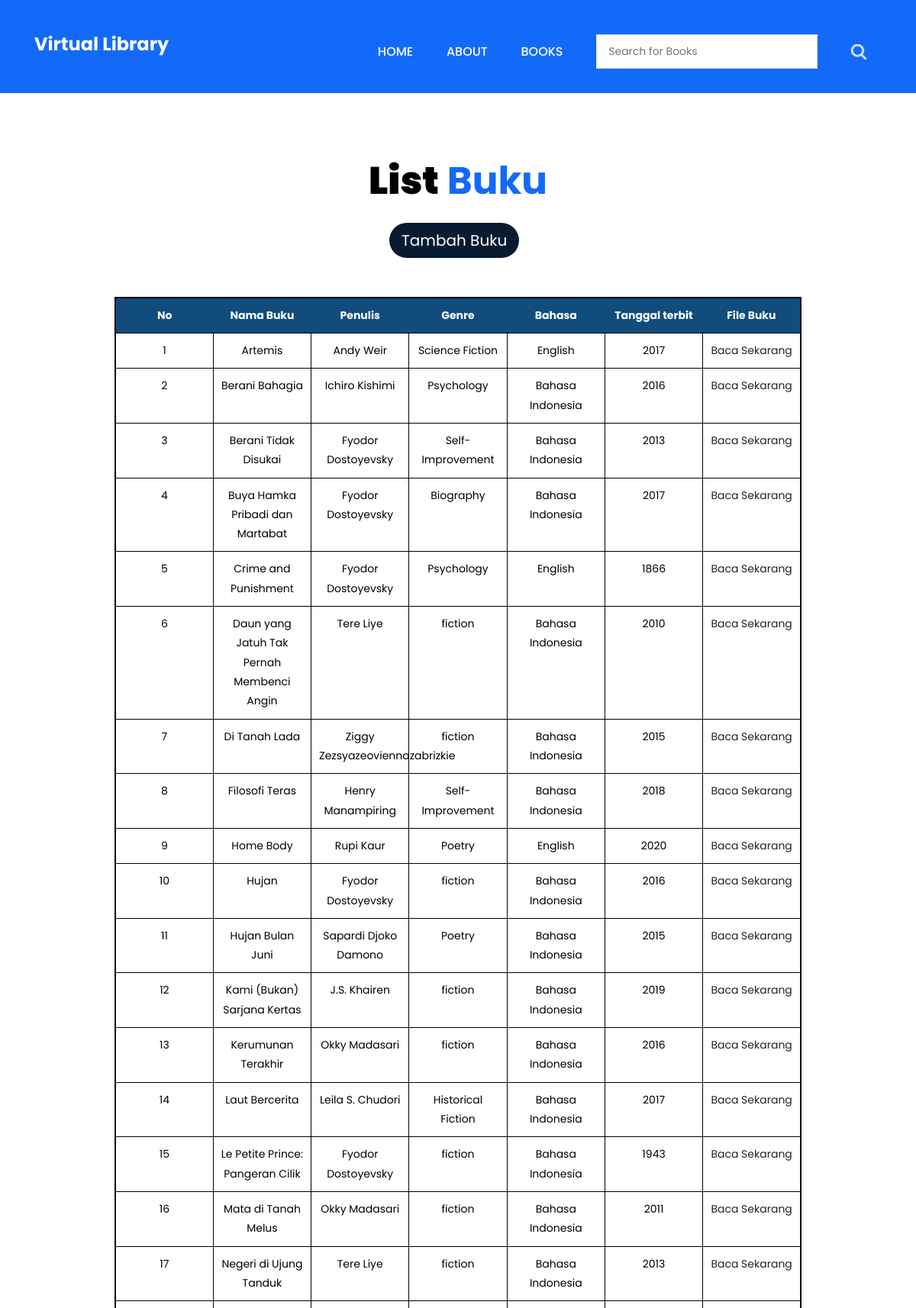
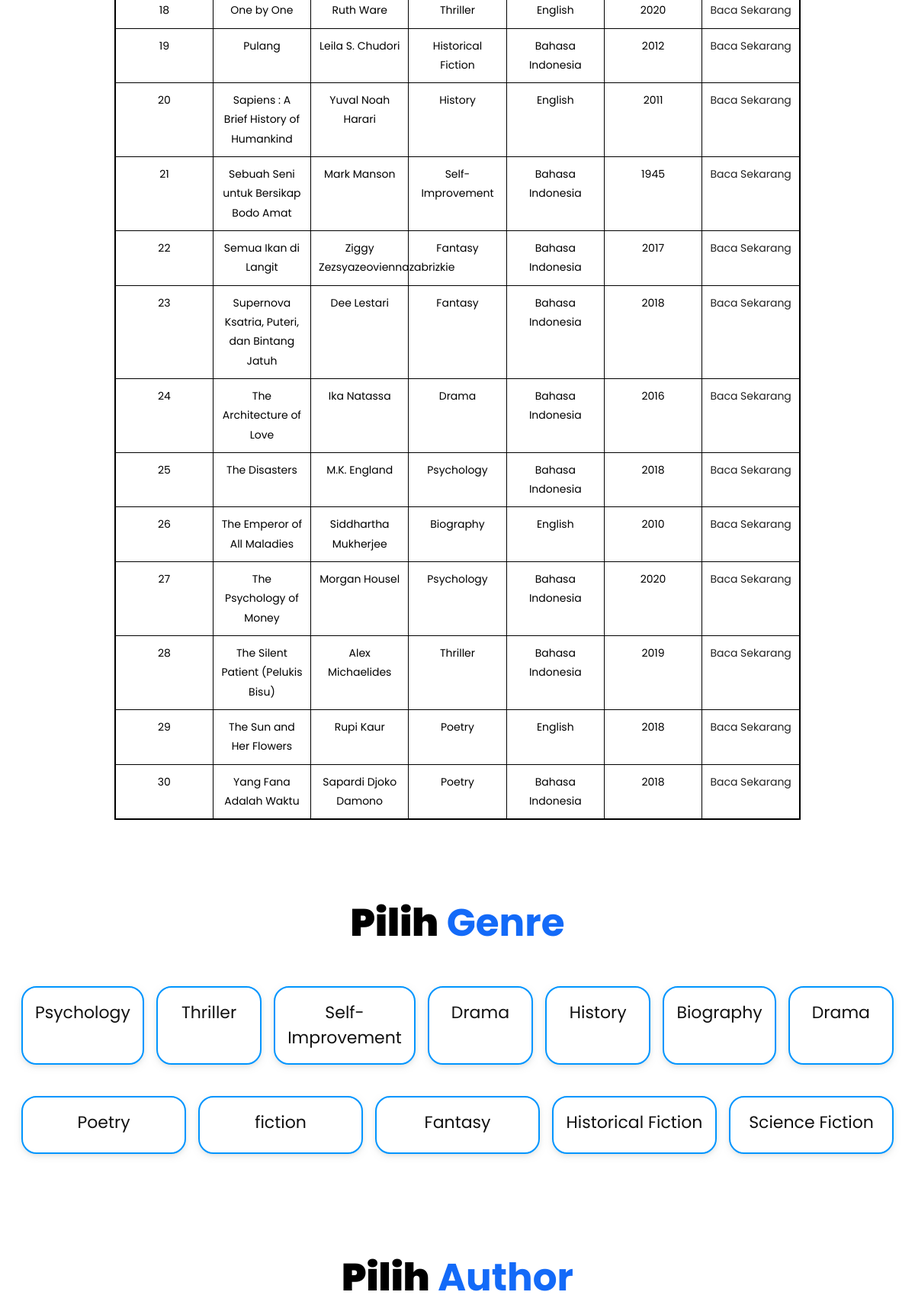
The page /books.php (upper part) on the database its author committed (2 pictures, top to bottom).
### tables this page shows
CREATE TABLE `t_books` (
  `book_id` int(11) NOT NULL,
  `book_name` varchar(255) NOT NULL,
  `book_author` int(11) NOT NULL,
  `book_lang` int(11) NOT NULL,
  `book_desc` varchar(255) DEFAULT NULL,
  `book_genre` varchar(255) NOT NULL,
  `book_cover` blob NOT NULL,
  `book_file` blob NOT NULL,
  `book_year` int(11) NOT NULL
);

CREATE TABLE `t_bookauthor` (
  `author_id` int(11) NOT NULL,
  `author_name` varchar(255) NOT NULL,
  `author_desc` varchar(255) DEFAULT ''
);

CREATE TABLE `t_bookgenre` (
  `genre_id` int(11) NOT NULL,
  `genre_name` varchar(255) NOT NULL DEFAULT ''
);

CREATE TABLE `t_booklang` (
  `language_id` int(11) NOT NULL,
  `language_name` varchar(255) NOT NULL DEFAULT ''
);

### models/function.php (called while the page is built, shortened)
<?php
include('config.php');
function readBooks(){
    global $conn;
    $query =
    "SELECT b.book_id, b.book_name, b.book_cover, ba.author_name, bl.language_name, b.book_desc, b.book_year, bg.genre_name
    FROM t_books b
    JOIN t_bookauthor ba ON b.book_author = ba.author_id
    JOIN t_booklang bl ON b.book_lang = bl.language_id
    JOIN t_bookgenre bg ON b.book_genre = bg.genre_id
    ORDER BY b.book_name ASC";
    $result = mysqli_query($conn, $query);
    return $result;
}
function readGenre(){
    global $conn;
    $query = "SELECT * from t_bookgenre";
    $result = mysqli_query($conn, $query);
    return $result;
}
?>

### books.php (the view, shortened to what this page needs)
<?php
include('models/function.php');
$genre = readGenre();
if(isset($_GET['genre'])){
   $id = $_GET['genre'];
   $bookList = genreSearch($id);
}else if(isset($_GET['author'])){
   $id = $_GET['author'];
   $bookList = authorSearch($id);
}else if(isset($_GET['language'])){
   $id = $_GET['language'];
   $bookList = languageSearch($id);
}else if(isset($_GET['search'])){
   $string = $_GET['search'];
   $bookList = searchBook($string);
}
else{
   $bookList = readBooks();
}
?>
<!DOCTYPE html>
<html lang="en">
   <head>
      <link rel="stylesheet" href="css/bootstrap.min.css">
      <link rel="stylesheet" href="css/style.css">
      <link rel="stylesheet" href="css/responsive.css">
      <link rel="stylesheet" href="css/jquery.mCustomScrollbar.min.css">
      <link rel="stylesheet" href="https://netdna.bootstrapcdn.com/font-awesome/4.0.3/css/font-awesome.css">
      <link rel="stylesheet" href="css/owl.carousel.min.css">
      <link rel="stylesheet" href="css/owl.theme.default.min.css">
      <link rel="stylesheet" href="https://cdnjs.cloudflare.com/ajax/libs/fancybox/2.1.5/jquery.fancybox.min.css" media="screen">
   </head>
   <body class="main-layout product_pagr">
      <header class="section">
        <div class="header_main">
         <div class="header_main">
            <div class="container">
               <div class="row">
                  <div class="col-xl-3 col-lg-3 col-md-3 col-sm-3 col logo_section">
                     <div class="full">
                        <div class="center-desk">
                        <div class="logo"> <a href="home.php"><h1><strong class="color">Virtual Library</strong></h1></a> </div>
                        </div>
                     </div>
                  </div>
                  <div class="col-xl-9 col-lg-9 col-md-9 col-sm-9">
                     <div class="menu-area">
                        <div class="limit-box">
                           <nav class="main-menu">
                              <ul class="menu-area-main">
                                 <li> <a href="home.php">Home</a> </li>
                                 <li> <a href="about.php">About</a> </li>
                                 <li><a href="books.php">Books</a></li>
                                 <li>
                                   <div class="header-search">
                                     <input type="text" placeholder="Search for Books" id="searchInput">
                                   </div>
                                 </li>
                                 <li class="last">
                                   <a href="#" id="searchButton">
                                     <img src="images/search_icon.png" alt="icon"/>
                                   </a>
                                 </li>
                              </ul>
                           </nav>
                        </div>
                     </div>
                  </div>
               </div>
            </div>
         </div>
        </div>
      </header>
      <div id="plant" class="section  product">
         <div class="container">
            <div class="row">
               <div class="col-md-12 ">
                  <div class="titlepage" style="padding: 0px 0px 10px;">
                     <center><h2><strong class="black"> List</strong>  Buku</h2></center>
                  </div>
               </div>
            </div>
         </div>
      </div>
      <center><a class="btn btn-lg btn-primary" size="50% 50% " href="bookCreate.php">Tambah Buku</a></center>
      <br><br>
		<center><table>
         <tr>
            <th>No</th>
            <th>Nama Buku</th>
            <th>Penulis</th>
            <th>Genre</th>
            <th>Bahasa</th>
            <th>Tanggal terbit</th>
            <th>File Buku</th>
         </tr>
         <?php
         $index = 1;
         foreach ($bookList as $book){?>
			<tr>
				<td><?=$index?></td>
				<td><?=$book['book_name']?></td>
				<td><?=$book['author_name']?></td>
				<td><?=$book['genre_name']?></td>
				<td><?=$book['language_name']?></td>
				<td><?=$book['book_year']?></td>
				<td><a href="book_detail.php?book_id=<?=$book['book_id']?>">Baca Sekarang</a></td>
			</tr>
         <?php $index++; } ?>
		</table></center>
      <div id="plant" class="section  product">
         <div class="container">
            <div class="row">
               <div class="col-md-12 ">
                  <div class="titlepage" style="padding: 0px 0px 10px;">
                     <center><h2><strong class="black"> Pilih</strong>  Genre</h2></center>
                  </div>
               </div>
            </div>
         </div>
      </div>
      <div id="plant" class="section  product" style="padding:20px">
      <section id="produk">
      <?php foreach ($genre as $g) { ?>
        <a href="books.php?genre=<?=$g['genre_id']?>" class="voucher">
          <label for="<?=$g['genre_name']?>">
            <h2 class="nama_produk"><?=$g['genre_name']?></h2>
          </label>
        </a>
      <?php } ?>
      </section>
      </div>
      <div id="plant" class="section  product">
         <div class="container">
            <div class="row">
               <div class="col-md-12 ">
                  <div class="titlepage" style="padding: 0px 0px 10px;">
                     <center><h2><strong class="black"> Pilih</strong>  Author</h2></center>
                  </div>
               </div>
            </div>
         </div>
      </div>
</body>
</html>

### css/style.css (style rules this page uses)
* { box-sizing: border-box !important; transition: ease all 0.5s; }
html { scroll-behavior: smooth; }
body { color: #666666; font-size: 14px; font-family: poppins; line-height: 1.80857; font-weight: normal; overflow-x: hidden; }
a { color: #1f1f1f; text-decoration: none !important; outline: none !important; -webkit-transition: all .3s ease-in-out; -moz-transition: all .3s ease-in-out; -ms-transition: all .3s ease-in-out; -o-transition: all .3s ease-in-out; transition: all .3s ease-in-out; }
h1, h2, h3, h4, h5, h6 { letter-spacing: 0; font-weight: normal; position: relative; padding: 0 0 10px 0; font-weight: normal; line-height: normal; color: #111111; margin: 0 }
h1 { font-size: 24px }
h2 { font-size: 22px }
*, *::after, *::before { -webkit-box-sizing: border-box; -moz-box-sizing: border-box; box-sizing: border-box; }
ul, li, ol { margin: 0px; padding: 0px; list-style: none; }
a { color: #222222; text-decoration: none; outline: none !important; }
a, .btn { text-decoration: none !important; outline: none !important; -webkit-transition: all .3s ease-in-out; -moz-transition: all .3s ease-in-out; -ms-transition: all .3s ease-in-out; -o-transition: all .3s ease-in-out; transition: all .3s ease-in-out; }
img { max-width: 100%; height: auto; }
.full { float: left; width: 100%; }
.full { width: 100%; float: left; margin: 0; padding: 0; }
.logo { float: left; position: relative; }
nav.main-menu { float: right; margin-left: 0; }
.header-search { padding: 5px 20px 22px; }
.header-search input { width: 100%; min-height: 45px; border-radius: 0px; border: none; padding-left: 15px; border: 1px solid #e0e7ed; }
.main-menu { text-align: center; }
.main-menu ul { margin: 0; list-style-type: none; margin-bottom: 10px; }
.main-menu ul>li { display: inline-block; position: relative; }
.main-menu ul>li a { line-height: 20px; font-size: 16px; display: block; font-weight: 500; color: #ffffff; padding: 22px 20px; text-transform: uppercase; }
.main-menu ul li:first-child { margin-left: 0; }
.main-menu ul>li { position: inherit; display: inline-block; vertical-align: middle; }
.color { color: #fff; }
.btn-primary { background: #081b30; border: indianred; max-width: 170px; width: 100%; margin-right: 10px; border-radius: 25px; }
.titlepage { padding-bottom: 50px; }
.titlepage h2 { padding: 0px 0px 0px 0px; font-size: 50px; font-weight: bold; color: #136af8; line-height: 50px; position: relative; margin-bottom: 20px; }
.section { float: left; width: 100%; }
.header_main { width: 100%; float: left; background-color: #136af8; padding-top: 20px; }
.product { padding-top: 90px; }
.product .titlepage h2 { color: #136af8; }
.black { color: #000; }
.main-menu ul > li a { padding-top: 5px; }
table { width: 75%; border-collapse: collapse; border-spacing: 0; border: 2px solid #000000; border-color: #000000; margin-bottom: 20px; table-layout: fixed; }
th { font-weight: bold; text-align: center; border-bottom: 1px solid #000000; padding: 10px; font-size: 14px; color: #ffffff; background-color: #114c7d; }
td { border-bottom: 1px solid #000000; padding: 10px; font-size: 14px; color: #000000; background-color: #ffffff; vertical-align: top; border-right: 1px solid #000000; text-align: center; }
#produk { display: flex; flex-flow: row wrap; }
#produk > .voucher { flex: 1; padding: 0.5rem; }
#produk label { height: 80%; display: block; background: white; border: 2px solid rgb(0, 149, 255); border-radius: 20px; padding: 1rem; margin-bottom: 1rem; text-align: center; box-shadow: 0px 3px 10px -2px hsla(150, 5%, 65%, 0.5); position: relative; }

### rows shown on the page
t_books: book_name "Artemis", book_author.author_name "Andy Weir", t_bookgenre.genre_name "Science Fiction", book_lang.language_name "English", book_year "2017"
t_books: book_name "Berani Bahagia", book_author.author_name "Ichiro Kishimi", t_bookgenre.genre_name "Psychology", book_lang.language_name "Bahasa Indonesia", book_year "2016"
t_books: book_name "Berani Tidak Disukai", book_author.author_name "Fyodor Dostoyevsky", t_bookgenre.genre_name "Self-Improvement", book_lang.language_name "Bahasa Indonesia", book_year "2013"
t_books: book_name "Buya Hamka Pribadi dan Martabat", book_author.author_name "Fyodor Dostoyevsky", t_bookgenre.genre_name "Biography", book_lang.language_name "Bahasa Indonesia", book_year "2017"
t_books: book_name "Crime and Punishment", book_author.author_name "Fyodor Dostoyevsky", t_bookgenre.genre_name "Psychology", book_lang.language_name "English", book_year "1866"
t_books: book_name "Daun yang Jatuh Tak Pernah Membenci Angin", book_author.author_name "Tere Liye", t_bookgenre.genre_name "fiction", book_lang.language_name "Bahasa Indonesia", book_year "2010"
t_books: book_name "Di Tanah Lada", book_author.author_name "Ziggy Zezsyazeoviennazabrizkie", t_bookgenre.genre_name "fiction", book_lang.language_name "Bahasa Indonesia", book_year "2015"
t_books: book_name "Filosofi Teras", book_author.author_name "Henry Manampiring", t_bookgenre.genre_name "Self-Improvement", book_lang.language_name "Bahasa Indonesia", book_year "2018"
t_books: book_name "Home Body", book_author.author_name "Rupi Kaur", t_bookgenre.genre_name "Poetry", book_lang.language_name "English", book_year "2020"
t_books: book_name "Hujan", book_author.author_name "Fyodor Dostoyevsky", t_bookgenre.genre_name "fiction", book_lang.language_name "Bahasa Indonesia", book_year "2016"
t_books: book_name "Hujan Bulan Juni", book_author.author_name "Sapardi Djoko Damono", t_bookgenre.genre_name "Poetry", book_lang.language_name "Bahasa Indonesia", book_year "2015"
t_books: book_name "Kami (Bukan) Sarjana Kertas", book_author.author_name "J.S. Khairen", t_bookgenre.genre_name "fiction", book_lang.language_name "Bahasa Indonesia", book_year "2019"
t_books: book_name "Kerumunan Terakhir", book_author.author_name "Okky Madasari", t_bookgenre.genre_name "fiction", book_lang.language_name "Bahasa Indonesia", book_year "2016"
t_books: book_name "Laut Bercerita", book_author.author_name "Leila S. Chudori", t_bookgenre.genre_name "Historical Fiction", book_lang.language_name "Bahasa Indonesia", book_year "2017"
t_books: book_name "Le Petite Prince: Pangeran Cilik", book_author.author_name "Fyodor Dostoyevsky", t_bookgenre.genre_name "fiction", book_lang.language_name "Bahasa Indonesia", book_year "1943"
t_books: book_name "Mata di Tanah Melus", book_author.author_name "Okky Madasari", t_bookgenre.genre_name "fiction", book_lang.language_name "Bahasa Indonesia", book_year "2011"
t_books: book_name "Negeri di Ujung Tanduk", book_author.author_name "Tere Liye", t_bookgenre.genre_name "fiction", book_lang.language_name "Bahasa Indonesia", book_year "2013"
t_books: book_name "One by One", book_author.author_name "Ruth Ware", t_bookgenre.genre_name "Thriller", book_lang.language_name "English", book_year "2020"
t_books: book_name "Pulang", book_author.author_name "Leila S. Chudori", t_bookgenre.genre_name "Historical Fiction", book_lang.language_name "Bahasa Indonesia", book_year "2012"
t_books: book_name "Sapiens : A Brief History of Humankind", book_author.author_name "Yuval Noah Harari", t_bookgenre.genre_name "History", book_lang.language_name "English", book_year "2011"
t_books: book_name "Sebuah Seni untuk Bersikap Bodo Amat", book_author.author_name "Mark Manson", t_bookgenre.genre_name "Self-Improvement", book_lang.language_name "Bahasa Indonesia", book_year "1945"
t_books: book_name "Semua Ikan di Langit", book_author.author_name "Ziggy Zezsyazeoviennazabrizkie", t_bookgenre.genre_name "Fantasy", book_lang.language_name "Bahasa Indonesia", book_year "2017"
t_books: book_name "Supernova Ksatria, Puteri, dan Bintang Jatuh", book_author.author_name "Dee Lestari", t_bookgenre.genre_name "Fantasy", book_lang.language_name "Bahasa Indonesia", book_year "2018"
t_books: book_name "The Architecture of Love", book_author.author_name "Ika Natassa", t_bookgenre.genre_name "Drama", book_lang.language_name "Bahasa Indonesia", book_year "2016"
t_books: book_name "The Disasters", book_author.author_name "M.K. England", t_bookgenre.genre_name "Psychology", book_lang.language_name "Bahasa Indonesia", book_year "2018"
t_books: book_name "The Emperor of All Maladies", book_author.author_name "Siddhartha Mukherjee", t_bookgenre.genre_name "Biography", book_lang.language_name "English", book_year "2010"
t_books: book_name "The Psychology of Money", book_author.author_name "Morgan Housel", t_bookgenre.genre_name "Psychology", book_lang.language_name "Bahasa Indonesia", book_year "2020"
t_books: book_name "The Silent Patient (Pelukis Bisu)", book_author.author_name "Alex Michaelides", t_bookgenre.genre_name "Thriller", book_lang.language_name "Bahasa Indonesia", book_year "2019"
t_books: book_name "The Sun and Her Flowers", book_author.author_name "Rupi Kaur", t_bookgenre.genre_name "Poetry", book_lang.language_name "English", book_year "2018"
t_books: book_name "Yang Fana Adalah Waktu", book_author.author_name "Sapardi Djoko Damono", t_bookgenre.genre_name "Poetry", book_lang.language_name "Bahasa Indonesia", book_year "2018"
t_bookgenre: genre_name "Psychology"
t_bookgenre: genre_name "Thriller"
t_bookgenre: genre_name "Self-Improvement"
t_bookgenre: genre_name "Drama"
t_bookgenre: genre_name "History"
t_bookgenre: genre_name "Biography"
t_bookgenre: genre_name "Drama"
t_bookgenre: genre_name "Poetry"
t_bookgenre: genre_name "fiction"
t_bookgenre: genre_name "Fantasy"
t_bookgenre: genre_name "Historical Fiction"
t_bookgenre: genre_name "Science Fiction"
